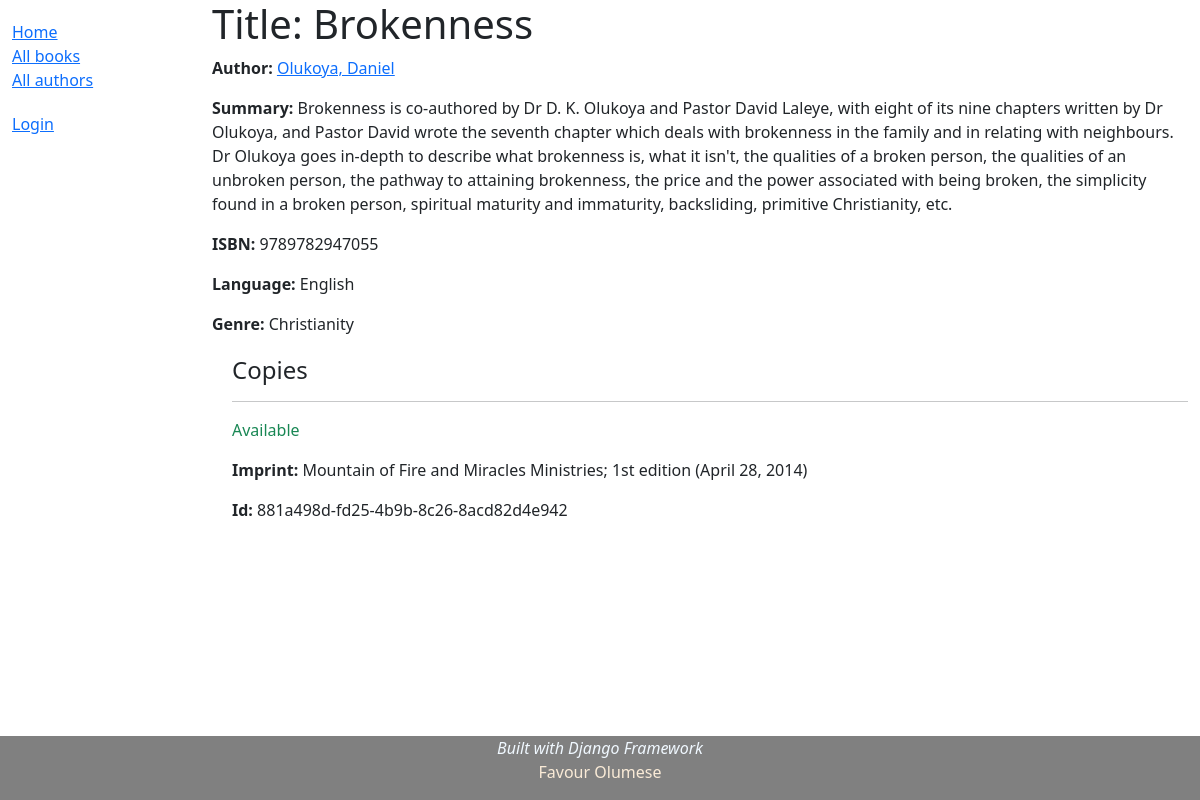
Page /catalog/book/1 on the earlier database version.
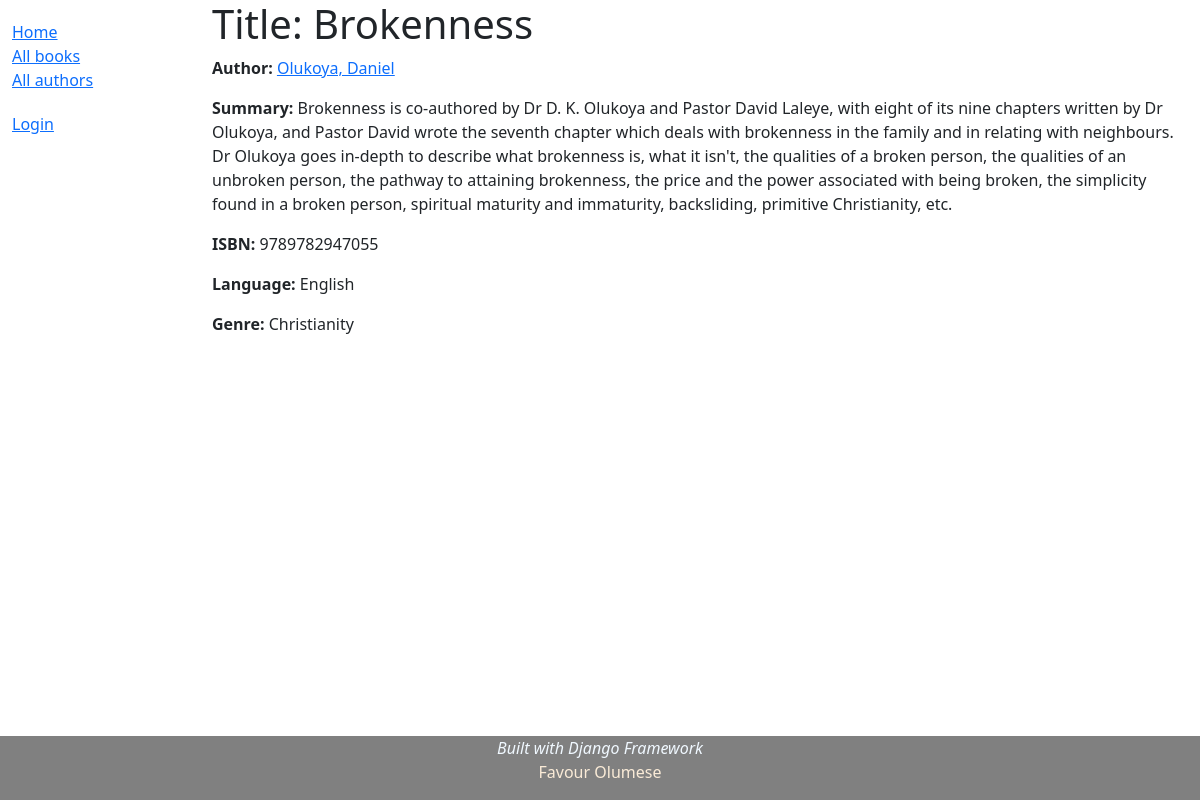
Same page on the later database version.
### catalog/models.py (models this page shows, shortened)
class BookInstance(models.Model):
    id = models.UUIDField(primary_key=True, default=uuid.uuid4,
        help_text='Unique ID for this particular book across whole library.')
    book = models.ForeignKey('Book', on_delete=models.RESTRICT, null=True)
    imprint = models.CharField(max_length=200)
    due_back = models.DateField(null=True, blank=True)
    borrower = models.ForeignKey(User, on_delete=models.SET_NULL, null=True, blank=True)
    LOAN_STATUS = (
        ('m', 'Maintenance'),
        ('o', 'On loan'),
        ('a', 'Available'),
        ('r', 'Reserved'),
    )
    status = models.CharField(
        max_length=1,
        choices=LOAN_STATUS,
        blank=True,
        default='m',
        help_text='Book availabilty'
    )
    class Meta:
        ordering = ['due_back']
        permissions = (("can_mark_returned", "Set book as returned"),
                        ("can_renew", "Renew book due date"),
                        )

### catalog/views.py (the view)
# urls.py: path('book/<int:pk>', views.BookDetailView.as_view(), name='book-detail'),
class BookDetailView(generic.DetailView):
    model = Book

### catalog/models.py (called while the page is built)
    def __str__(self):
        return self.name

    def get_absolute_url(self):
        return reverse('author-detail', args=[str(self.id)])

    def __str__(self):
        return f'{self.last_name}, {self.first_name}'

    def __str__(self):
        return self.name

### catalog/templates/catalog/book_detail.html (shortened to what this page needs)
{% extends "catalog/base_generic.html" %}
{% block content %}
    <h1>Title: {{ book.title }}</h1>
    <p><strong>Author:</strong> <a href="{{ book.author.get_absolute_url }}">{{ book.author }}</a></p>
    <p><strong>Summary:</strong> {{ book.summary }}</p>
    <p><strong>ISBN:</strong> {{ book.isbn }}</p>
    <p><strong>Language:</strong> {{ book.language }}</p>
    <p><strong>Genre:</strong> {{ book.genre.all|join:", " }}</p>
    <div style="margin-left: 20px; margin-top: 20px;">
        {% if book.bookinstance_set.all %}
            <h4>Copies</h4>
            {% for copy in book.bookinstance_set.all %}
            <hr>
            <p class="{% if copy.status == 'a' %}text-success{% elif copy.status == 'm'%}text-danger{% else %}text-warning{% endif %}">
                {{ copy.get_status_display }}
            </p>
            <p><strong>Imprint:</strong> {{ copy.imprint }}</p>
            <p><strong>Id:</strong> {{ copy.id }}</p>
            {% endfor %}
        {% endif %}
    </div>
{% endblock %}

Differences in the rows shown:
removed BookInstance: status "Available", imprint "Mountain of Fire and Miracles Ministries; 1st edition (April 28, 2014)", id "881a498d-fd25-4b9b-8c26-8acd82d4e942"
Other differences:
text no longer shown: "Copies"
